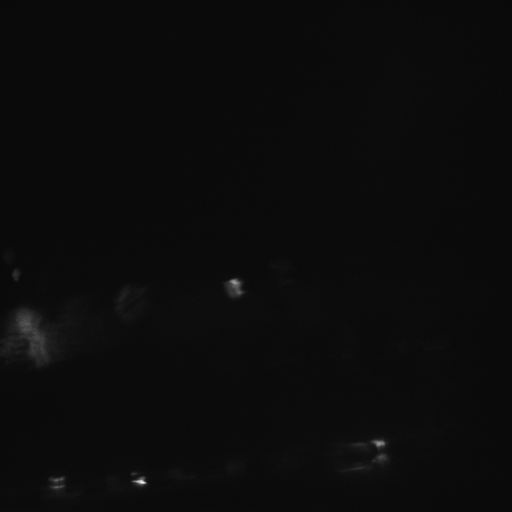
#> input picture data_files/Test06246.tif, 1024 x 1024 px (shown at 1/2 size); its folder holds only this picture in this run
$ jupyter execute --allow-errors demo.ipynb   (older library calls are emulated)
#> lines starting #> are read from the running program, lines starting #| are printed output that depends on the picture; after the words box and inside, x2 and y2 are one past the last pixel; in counts of white or black regions, pixels touching at a corner belong together
#> in mask_stack, demo is the input picture: shape (1024, 1024) uint16; min 323, max 2279, mean 413.1
[cell 1]
import numpy as np
import cv2
from matplotlib import pyplot as plt
from PIL import Image
from pathlib import Path
from skimage.measure import label, regionprops
from skimage.filters import threshold_otsu
from skimage.morphology import binary_erosion, closing, square
import operator

[cell 2]
def gut_thresholding(file):
    """
    Applies RAG thresholding to the specified file, and returns a numpy array of the threshholded grayscale image.
    """
#> called with file = 'data_files/Test06246.tif'
    img = cv2.imread(file)
#> img: shape (1024, 1024, 3); min 1, max 8, mean 1.02
    gray = cv2.cvtColor(img,cv2.COLOR_BGR2GRAY)
    ret, thresh = cv2.threshold(gray,0,255,cv2.THRESH_BINARY_INV+cv2.THRESH_OTSU)
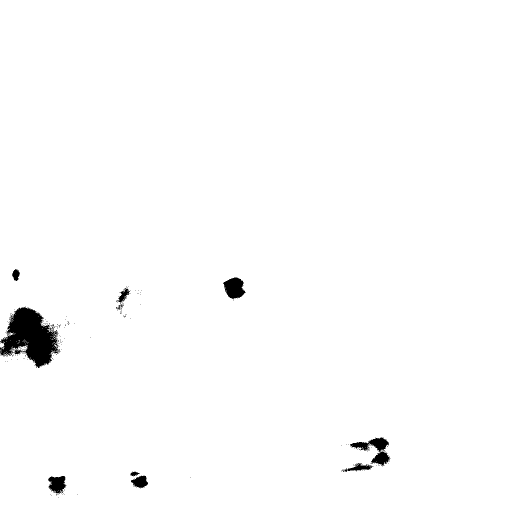
#> thresh: shape (1024, 1024) (shown at 1/2 size); 98.7% white; 179 black regions (169 under 20 px), largest, box (x1, y1, x2, y2) and area: (0, 613, 120, 736) 8140, (700, 875, 781, 933) 1703, (446, 555, 492, 599) 1326
#> ret = 1
    return thresh

[cell 3]
def foreground(file):
    """
    Using the output of the gut_thresholding function above, identifies the "foreground" of an image, to be used in
    further iterations of the RAG process below.
    """

    kernel = np.ones((3,3),np.uint8)
    opening = cv2.morphologyEx(gut_thresholding(file),cv2.MORPH_OPEN,kernel, iterations = 2)
#> opening: shape (1024, 1024); 98.4% white; 34 black regions (25 under 20 px), largest, box (x1, y1, x2, y2) and area: (0, 613, 126, 736) 9664, (682, 874, 781, 944) 2691, (446, 555, 492, 601) 1361

    sure_bg = cv2.dilate(opening,kernel,iterations=3)
#> sure_bg: shape (1024, 1024); 98.9% white; 9 black regions (1 under 20 px), largest, box (x1, y1, x2, y2) and area: (0, 617, 118, 733) 8030, (706, 879, 776, 929) 1104, (451, 558, 485, 594) 877

    dist_transform = cv2.distanceTransform(opening,cv2.DIST_L2,5)
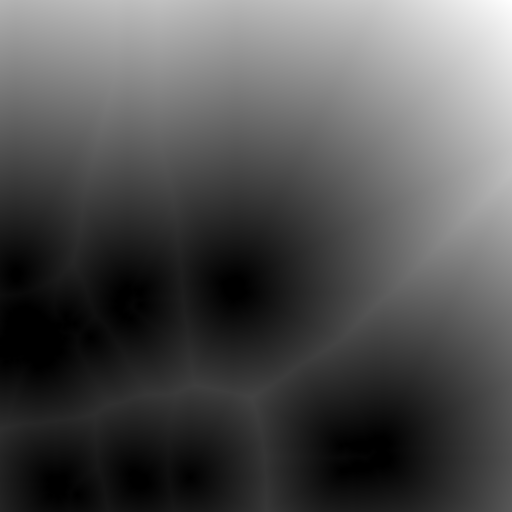
#> dist_transform: shape (1024, 1024) float32 (shown at 1/2 size); min 0, max 771.6, mean 244.6; drawn with min black and max white
    ret, sure_fg = cv2.threshold(dist_transform,0.7*dist_transform.max(),255,0)
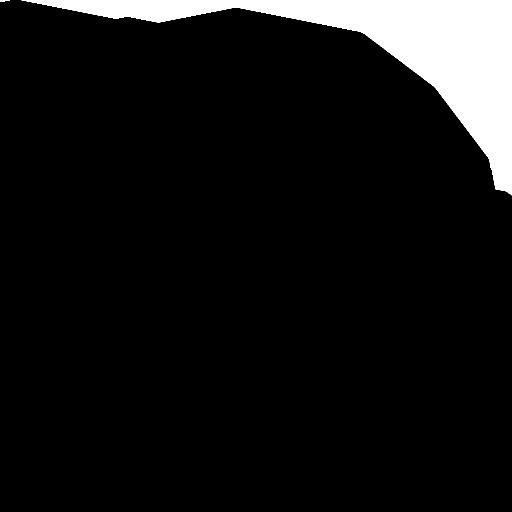
#> sure_fg: shape (1024, 1024) float32 (shown at 1/2 size); 7.9% white; 2 white regions, box (x1, y1, x2, y2) and area: (43, 0, 1024, 391) 82686, (0, 0, 20, 4) 50
#> ret = 540.1

    sure_fg = np.uint8(sure_fg)

    return sure_fg

[cell 4]
def unknown(file):
    """
    Using the output of the foreground function above, identifies the "unknown" regions of an image, that cannot be
    identified as either foreground or background. These regions will be used in further iterations of the RAG
    process below.
    """
    kernel = np.ones((3,3),np.uint8)
    opening = cv2.morphologyEx(gut_thresholding(file),cv2.MORPH_OPEN,kernel, iterations = 2)

    sure_bg = cv2.dilate(opening,kernel,iterations=3)

    dist_transform = cv2.distanceTransform(opening,cv2.DIST_L2,5)
    ret, sure_fg = cv2.threshold(dist_transform,0.7*dist_transform.max(),255,0)

    sure_fg = np.uint8(sure_fg)

    unknown = cv2.subtract(sure_bg,sure_fg)
    return unknown

[cell 5]
def markers(file):
    """
    Using the output of the foreground and unknown functions above, identifies areas of "regional adjacency", and marks
    those regions with a unique interger that is entered at the specified pixel location in the numpy array generated.
    The numpy array returned is in the shape of the original image, and contains only the markers for each identified
    region.
    """
    ret, markers = cv2.connectedComponents(foreground(file))
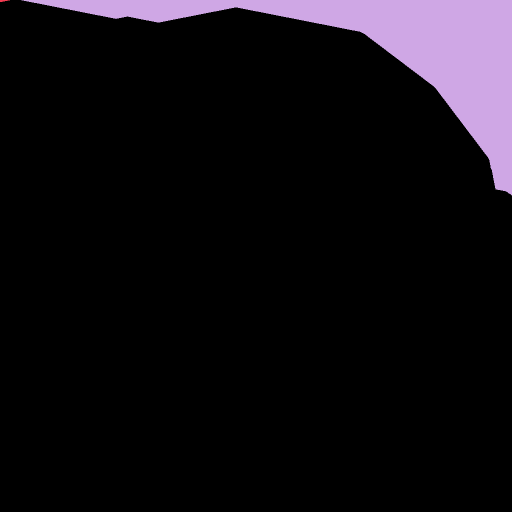
#> markers: shape (1024, 1024) int32 (shown at 1/2 size); 3 distinct labels, from 0 to 2; one colour per label, 0 black
#> ret = 3

    markers = markers+1
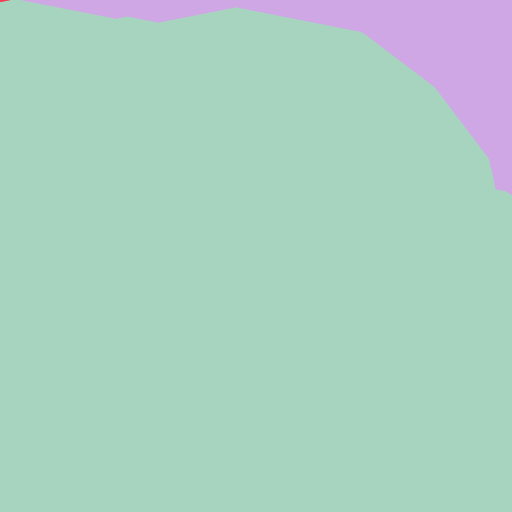
#> markers: shape (1024, 1024) int32 (shown at 1/2 size); 3 distinct labels, from 1 to 3; one colour per label, 0 black
    markers[unknown(file)==255] = 0
#> in unknown, `ret, sure_fg = cv2.threshold(dist_transform,0.7*dist_transform.max(),2..`: ret = 540.1
#> in unknown, `unknown = cv2.subtract(sure_bg,sure_fg)`:
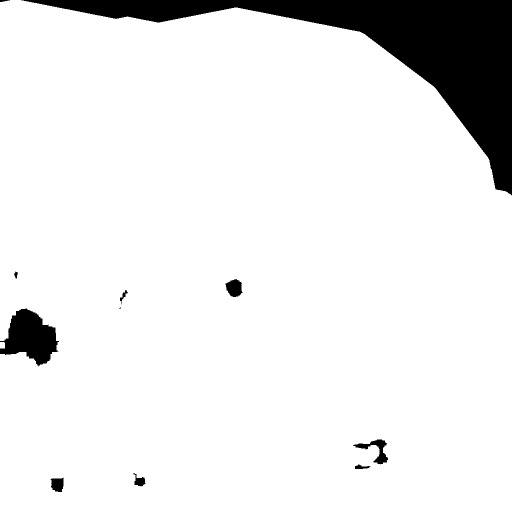
#> unknown: shape (1024, 1024) (shown at 1/2 size); 91% white; 11 black regions (1 under 20 px), largest, box (x1, y1, x2, y2) and area: (43, 0, 1024, 391) 82686, (0, 617, 118, 733) 8030, (706, 879, 776, 929) 1104
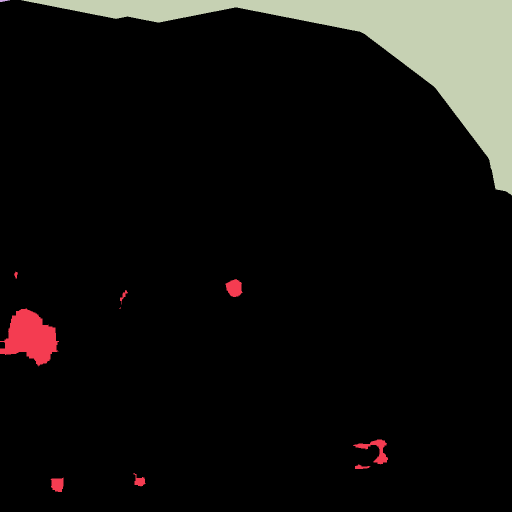
#> markers: shape (1024, 1024) int32 (shown at 1/2 size); 4 distinct labels, from 0 to 3; one colour per label, 0 black

    img = cv2.imread(file)
    markers = cv2.watershed(img,markers)
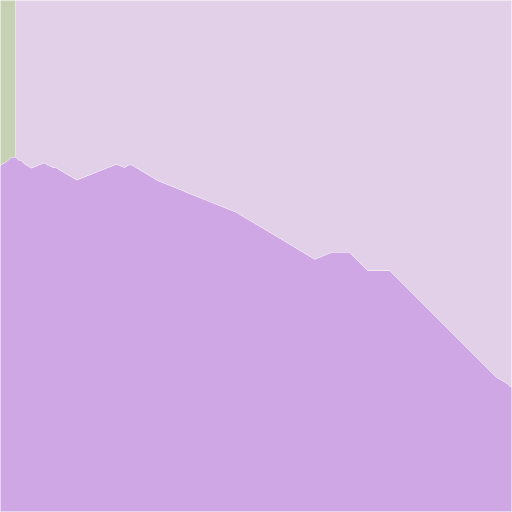
#> markers: shape (1024, 1024) int32 (shown at 1/2 size); 4 distinct labels, from -1 to 3; one colour per label, 0 black, -1 white
    img[markers == -1] = [255,0,0]
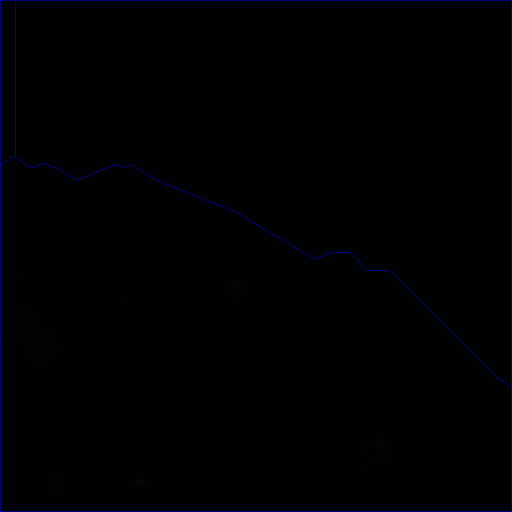
#> img: shape (1024, 1024, 3) (shown at 1/2 size); mean B, G, R 2.3, 1, 1
    return markers

[cell 6]
def gut_mask(file, regions):
    """
    This function uses the markers generated in the markers function to mask all regions specified in "regions" input for
    this function. It is currently a weakness of this function that it is unable to automatically identify the desired
    regions to be masked, and at this time they must be specified based on a visual inspection of the markers when
    compared to the original image.
    """
    marks = markers(file)
    mask = np.zeros(marks.shape[:2],dtype=np.bool)

    for i in range(marks.shape[0]):
        for j in range(marks.shape[1]):
            if marks[i][j] in regions:
                mask[i,j] = True
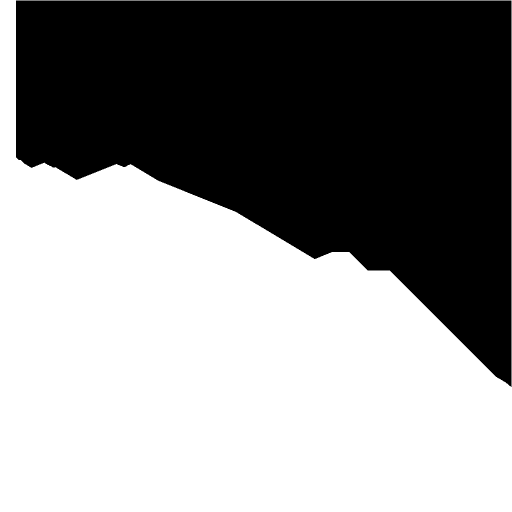
#> mask: shape (1024, 1024) bool (shown at 1/2 size); 55.2% white; 1 black region, box (x1, y1, x2, y2) and area: (32, 1, 1023, 774) 470085

    return mask

[cell 7]
def mask_stack(directory, regions):
    """
    This function uses a daisychain of all the previous functions to identify the desired mask using the first image
    in the directory, and then apply the mask to all subsequent images stored at the specified directory. This matches
    the format in which the HTP lightsheet microscope currently saves images.
    """
    pathlist = Path(directory).glob('**/*.tif')

    n = 0
    for file in pathlist:
        if n == 0:
            demo = np.array(Image.open(str(file)))
            plt.imshow(demo,cmap="gray")
            plt.show()
            mask = gut_mask(str(file), regions)
            n+=1
        img = np.array(Image.open(file))
        img[mask] = 8700
#> img: shape (1024, 1024) uint16
        plt.imshow(img,cmap="gray")
        plt.show()

$ run again, on data_files/Test06251.tif
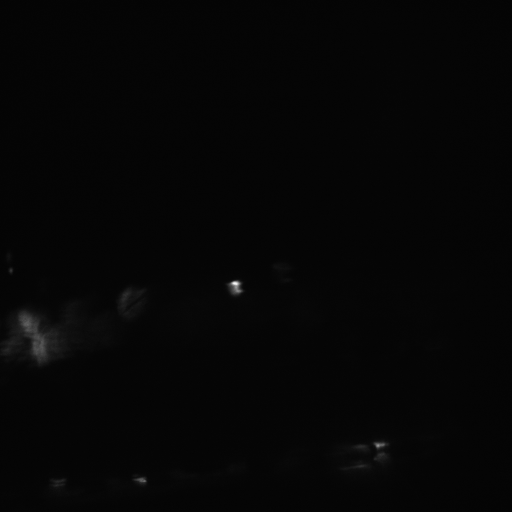
#> input picture data_files/Test06251.tif, 1024 x 1024 px (shown at 1/2 size)
#> in mask_stack, demo is the input picture: shape (1024, 1024) uint16; min 339, max 3638, mean 416.2
#> in gut_thresholding, `ret, thresh = cv2.threshold(gray,0,255,cv2.THRESH_BINARY_INV+cv2.THRES..`:
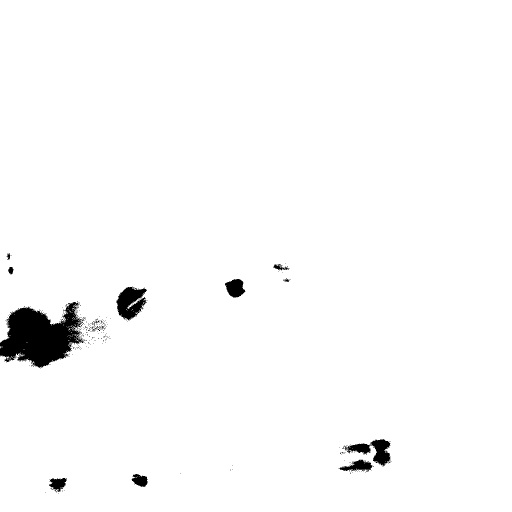
#> thresh: shape (1024, 1024) (shown at 1/2 size); 97.9% white; 284 black regions (271 under 20 px), largest, box (x1, y1, x2, y2) and area: (0, 604, 171, 737) 13358, (233, 573, 294, 641) 2607, (688, 878, 781, 932) 2067
#> in gut_thresholding, `ret, thresh = cv2.threshold(gray,0,255,cv2.THRESH_BINARY_INV+cv2.THRES..`: ret = 1
#> opening: shape (1024, 1024); 97.6% white; 40 black regions (28 under 20 px), largest, box (x1, y1, x2, y2) and area: (0, 602, 215, 737) 15822, (233, 573, 295, 644) 2940, (680, 878, 783, 934) 2431
#> sure_bg: shape (1024, 1024); 98.2% white; 11 black regions (1 under 20 px), largest, box (x1, y1, x2, y2) and area: (0, 607, 168, 732) 12741, (237, 577, 289, 639) 2151, (745, 882, 778, 928) 904
#> in foreground, `ret, sure_fg = cv2.threshold(dist_transform,0.7*dist_transform.max(),2..`: ret = 485.2
#> in markers, `ret, markers = cv2.connectedComponents(foreground(file))`: ret = 2
#> in unknown, `ret, sure_fg = cv2.threshold(dist_transform,0.7*dist_transform.max(),2..`: ret = 485.2
#> unknown: shape (1024, 1024); 89.6% white; 12 black regions (1 under 20 px), largest, box (x1, y1, x2, y2) and area: (0, 0, 1024, 327) 90810, (0, 607, 168, 732) 12741, (237, 577, 289, 639) 2151
#> in markers, `img[markers == -1] = [255,0,0]`:
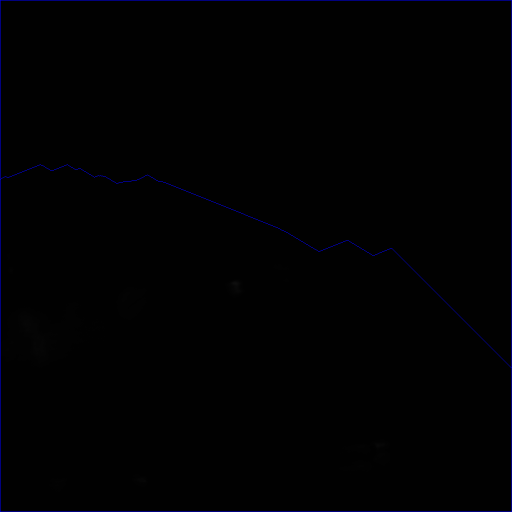
#> img: shape (1024, 1024, 3) (shown at 1/2 size); mean B, G, R 2.3, 1, 1

$ run again, on data_files/Test06247.tif
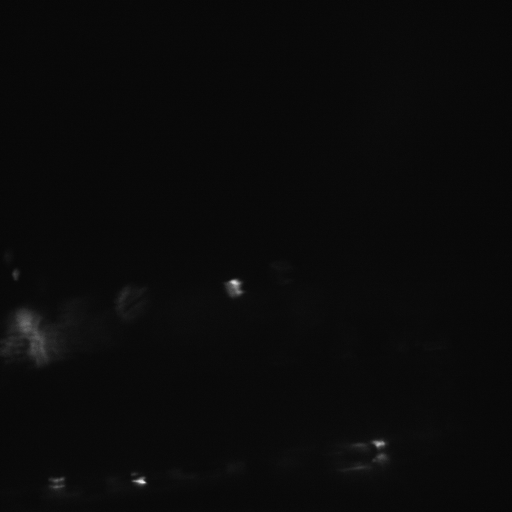
#> input picture data_files/Test06247.tif, 1024 x 1024 px (shown at 1/2 size)
#> in mask_stack, demo is the input picture: shape (1024, 1024) uint16; min 342, max 2087, mean 413.7
#> thresh: shape (1024, 1024); 98.5% white; 248 black regions (237 under 20 px), largest, box (x1, y1, x2, y2) and area: (0, 612, 131, 736) 9188, (699, 875, 779, 934) 1869, (446, 556, 491, 598) 1280
#> in gut_thresholding, `ret, thresh = cv2.threshold(gray,0,255,cv2.THRESH_BINARY_INV+cv2.THRES..`: ret = 1
#> opening: shape (1024, 1024); 98.2% white; 38 black regions (28 under 20 px), largest, box (x1, y1, x2, y2) and area: (0, 611, 144, 736) 10846, (677, 875, 779, 946) 2870, (446, 556, 491, 600) 1311
#> sure_bg: shape (1024, 1024); 98.8% white; 12 black regions (3 under 20 px), largest, box (x1, y1, x2, y2) and area: (0, 617, 129, 730) 9029, (740, 879, 776, 928) 845, (451, 559, 486, 594) 822
#> in foreground, `ret, sure_fg = cv2.threshold(dist_transform,0.7*dist_transform.max(),2..`: ret = 540.3
#> in markers, `ret, markers = cv2.connectedComponents(foreground(file))`: ret = 3
#> in unknown, `ret, sure_fg = cv2.threshold(dist_transform,0.7*dist_transform.max(),2..`: ret = 540.3
#> unknown: shape (1024, 1024); 90.9% white; 14 black regions (3 under 20 px), largest, box (x1, y1, x2, y2) and area: (50, 0, 1024, 392) 82401, (0, 617, 129, 730) 9029, (740, 879, 776, 928) 845
#> after the loop in gut_mask, `for i in range(marks.shape[0]):`:
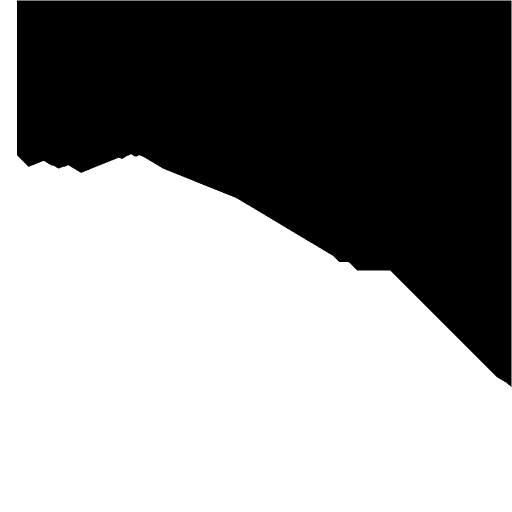
#> mask: shape (1024, 1024) bool (shown at 1/2 size); 56.4% white; 1 black region, box (x1, y1, x2, y2) and area: (34, 1, 1023, 774) 457541
